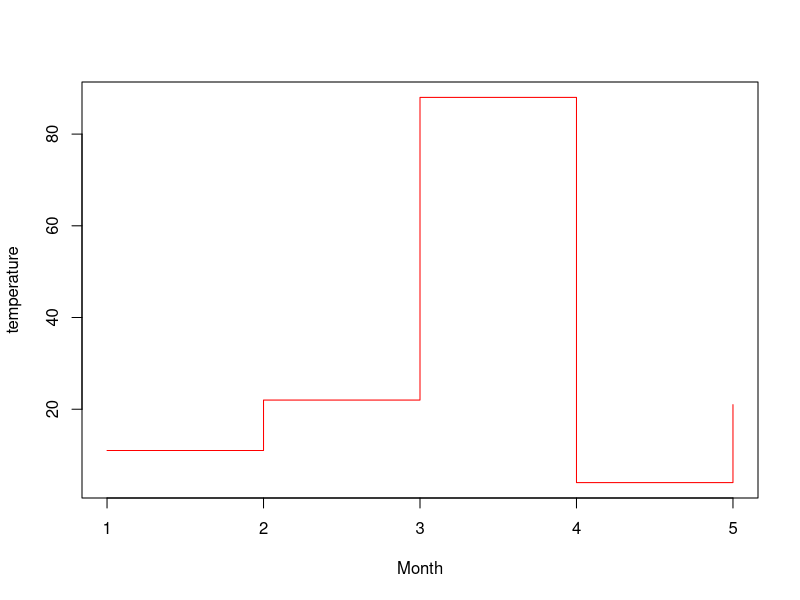
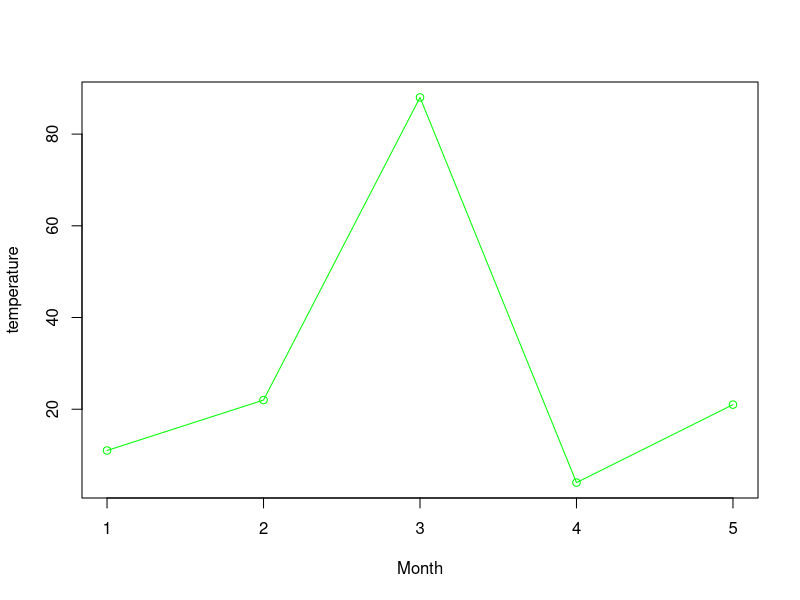

Source code (R) for these figures, in order:
###### line graph  ######

v<-c(11,22,88,4,21)
plot(v,type="s",col="red",xlab="Month",ylab="temperature")

plot(v,type="o",col="green",xlab="Month",ylab="temperature")
